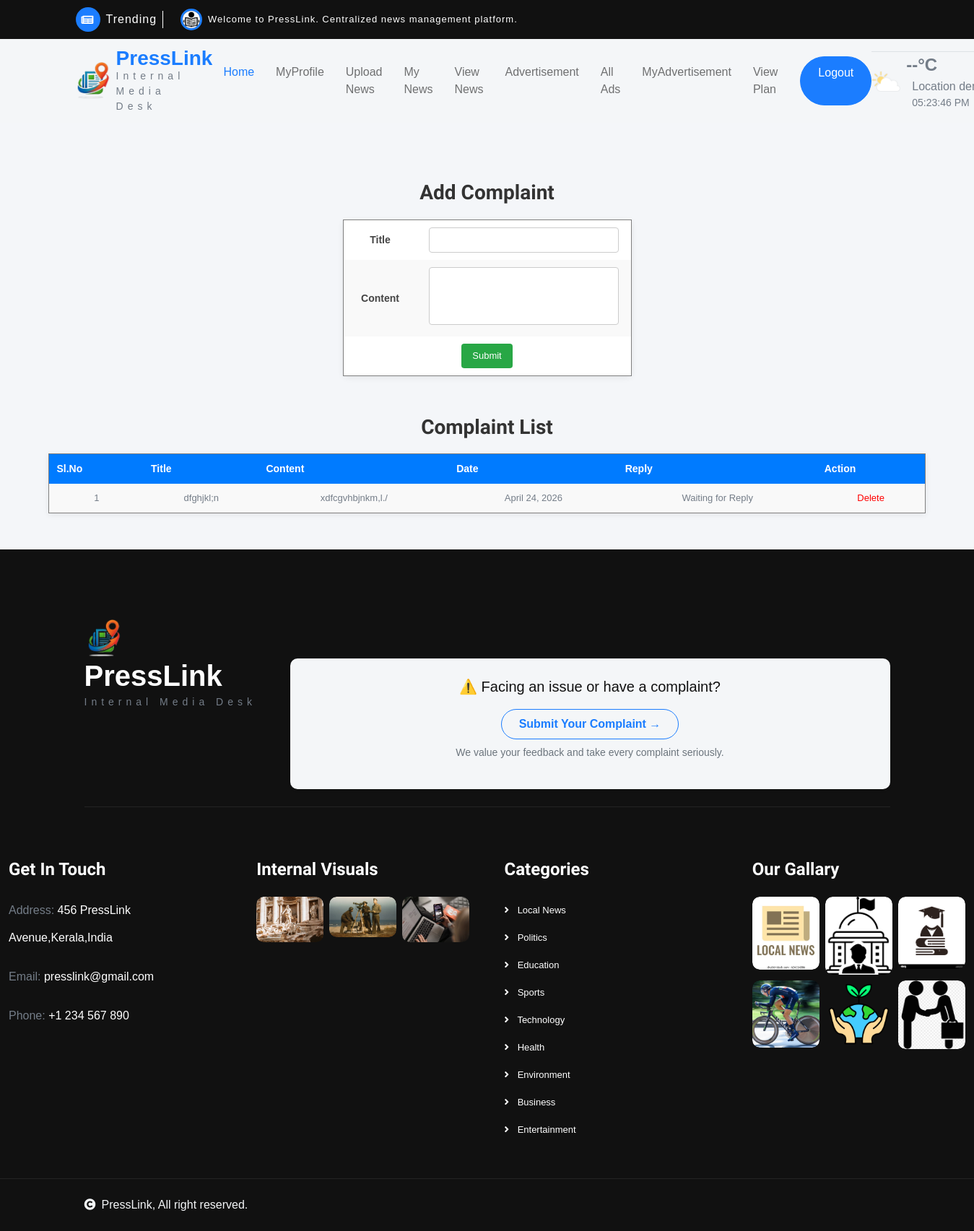
Page /User/Complaint/ (signed in) on the earlier database version.
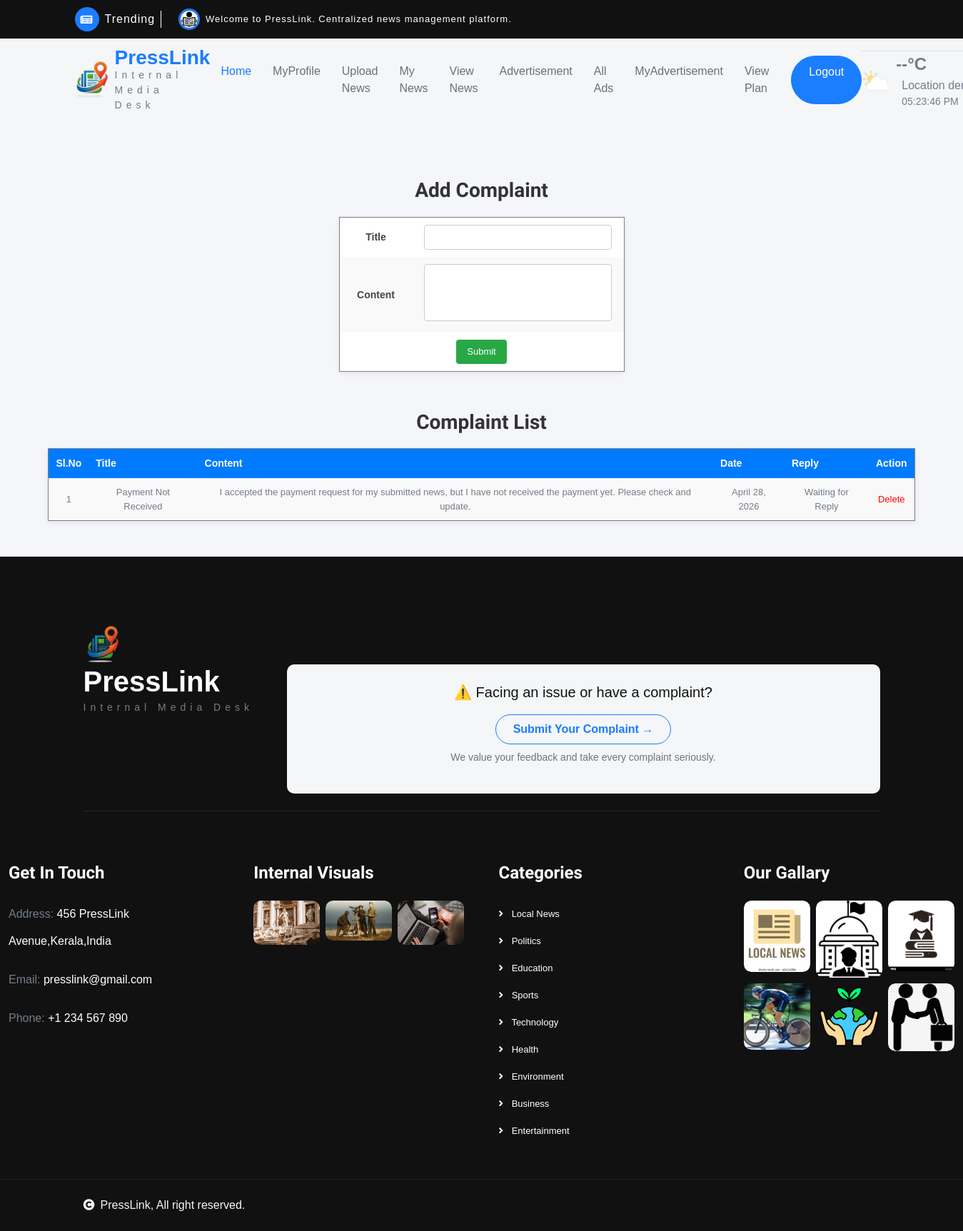
Same page on the later database version.
### User/models.py (models this page shows)
class tbl_complaint(models.Model):
    complaint_title=models.CharField(max_length=50)
    complaint_content=models.CharField(max_length=50)
    complaint_date=models.DateField(auto_now_add=True)
    complaint_reply=models.CharField(max_length=50,null=True)
    complaint_status=models.IntegerField(default=0)
    user_id=models.ForeignKey(tbl_user,on_delete=models.CASCADE,null=True)
    reporter_id=models.ForeignKey(tbl_reporter,on_delete=models.CASCADE,null=True)
    verifier_id=models.ForeignKey(tbl_verifier,on_delete=models.CASCADE,null=True)
    editor_id=models.ForeignKey(tbl_editor,on_delete=models.CASCADE,null=True)

### User/views.py (the view, shortened to what this page needs)
# urls.py: path('Complaint/',views.Complaint,name="Complaint"),
def Complaint(request):
    if "uid" in request.session:
        userdata = tbl_user.objects.get(id=request.session["uid"])
        complaintdata = tbl_complaint.objects.filter(user_id=userdata)
        return render(request, 'User/Complaint.html', {'userdata': userdata, 'complaintdata': complaintdata})
    else:
        return redirect("Guest:Login")

### User/Templates/User/Complaint.html (shortened to what this page needs)
{% extends 'User/Header.html' %}
{% block content %}
<h3 align="center">Add Complaint</h3>
<form method="post">
    <table border="1" align="center">
        <tr>
            <td>Title</td>
            <td>
                <input type="text" name="txt_title" id="txt_title" required>
            </td>
        </tr>
        <tr>
            <td>Content</td>
            <td>
                <textarea name="txt_content" id="txt_content" required></textarea>
            </td>
        </tr>
        <tr>
            <td colspan="2" align="center">
                <input type="submit" value="Submit">
            </td>
        </tr>
    </table>
</form>
<br>
<h3 align="center">Complaint List</h3>
<table border="1" align="center">
    <tr>
        <th>Sl.No</th>
        <th>Title</th>
        <th>Content</th>
        <th>Date</th>
        <th>Reply</th>
        <th>Action</th>
    </tr>
    {% for i in complaintdata %}
    <tr>
        <td>{{ forloop.counter }}</td>
        <td>{{ i.complaint_title }}</td>
        <td>{{ i.complaint_content }}</td>
        <td>{{ i.complaint_date }}</td>
        <td>
            {% if i.complaint_reply %}
            {{ i.complaint_reply }}
            {% else %}
            Waiting for Reply
            {% endif %}
        </td>
        <td>
            <a href="{% url 'User:delcomplaint' i.id %}">Delete</a>
        </td>
    </tr>
    {% endfor %}
</table>
{% endblock %}

### User/Templates/User/Header.html (shortened to what this page needs)
{% load static %}
<!DOCTYPE html>
<html lang="en">
<head>
    <link rel="stylesheet" href="https://use.fontawesome.com/releases/v5.15.4/css/all.css" />
    <link href="https://cdn.jsdelivr.net/npm/bootstrap-icons@1.4.1/font/bootstrap-icons.css" rel="stylesheet">
    <link href="{% static 'Main/lib/animate/animate.min.css' %}" rel="stylesheet">
    <link href="{% static 'Main/lib/owlcarousel/assets/owl.carousel.min.css' %}" rel="stylesheet">
    <link href="{% static 'Main/css/bootstrap.min.css' %}" rel="stylesheet">
    <link href="{% static 'Main/css/style.css' %}" rel="stylesheet">
</head>
<body>
    <div class="container-fluid sticky-top px-0">
        <div class="container-fluid topbar bg-dark d-none d-lg-block">
            <div class="container px-0">
                <div class="topbar-top d-flex justify-content-between flex-lg-wrap">
                    <div class="top-info flex-grow-0">
                        <span
                            class="rounded-circle btn-sm-square bg-primary me-2 d-flex align-items-center justify-content-center">
                            <i class="fas fa-newspaper text-white"></i>
                        </span>
                        <div class="pe-2 me-3 border-end border-white d-flex align-items-center">
                            <p class="mb-0 text-white fs-6 fw-normal">Trending</p>
                        </div>
                        <div class="overflow-hidden" style="width: 735px;">
                            <div id="note" class="ps-2">
                                <img src="{% static 'Main/img/press.png' %}"
                                    class="img-fluid rounded-circle border border-3 border-primary me-2"
                                    style="width: 30px; height: 30px;" alt="">
                                <a href="#">
                                    <p class="text-white mb-0 link-hover">Welcome to PressLink. Centralized news
                                        management platform.</p>
                                </a>
                            </div>
                        </div>
                    </div>
                </div>
            </div>
        </div>
    </div>
    <div class="container-fluid bg-light">
        <div class="container px-0">
            <nav class="navbar navbar-light navbar-expand-xl">
                <img src="{% static 'Main/img/Logo.PNG' %}" class="me-2"
                    style="width: 55px; height: 55px; object-fit: contain; " alt="PressLink Logo">
                <div class="d-flex flex-column">
                    <span class="text-primary fw-bold" style="font-size: 28px; line-height: 1;">
                        PressLink
                    </span>
                    <small class="text-body fw-normal" style="letter-spacing: 6px;">
                        Internal Media Desk
                    </small>
                </div>
                <div class="collapse navbar-collapse bg-light py-3" id="navbarCollapse">
                    <div class="navbar-nav mx-auto border-top">
                        <a href="{% url 'User:Homepage' %}" class="nav-item nav-link active">Home</a>
                        <a href="{%  url 'User:MyProfile' %}" class="nav-item nav-link">MyProfile</a>
                        <a href="{% url 'User:UploadNews' %}" class="nav-item nav-link">Upload News</a>
                        <a href="{% url 'User:MyNews' %}" class="nav-item nav-link">My News</a>
                        <a href="{% url 'User:ViewNews' %}" class="nav-item nav-link">View News</a>
                        <a href="{% url 'User:Advertisement' %}" class="nav-item nav-link">Advertisement</a>
                        <a href="{% url 'User:ViewAdvertisements' %}" class="nav-item nav-link">All Ads</a>
                        <a href="{% url 'User:MyAdvertisement' %}" class="nav-item nav-link">MyAdvertisement</a>
                        <a href="{% url 'User:viewplan' %}" class="nav-item nav-link">View Plan </a>
                        <a href="{% url 'User:Logout' %}"
                            class="nav-item nav-link btn btn-primary text-white ms-3 rounded-pill px-4">Logout</a>
                    </div>
                </div>
                <div class="d-flex flex-nowrap border-top pt-3 pt-xl-0">
                    <div class="d-flex align-items-center">
                        <img src="{% static 'Main/img/weather-icon.png' %}" class="img-fluid me-2" style="width:40px;"
                            alt="">
                        <div>
                            <strong id="temp" class="fs-4 text-secondary">--°C</strong>
                            <div class="d-flex flex-column ms-2" style="width: 150px;">
                                <span id="location" class="text-body">Detecting...</span>
                                <small id="time"></small>
                            </div>
                        </div>
                    </div>
                </div>
        </div>
    </div>
    <div style="padding-top: 50px; padding-bottom: 50px;" align="center">
        {% block content %}
        {% endblock %}
        </div>
    <div class="container-fluid bg-dark footer py-5" style="background:#f9fbfd;" id="section_contact">
        <div class="container py-5">
            <div class="pb-4 mb-4" style="border-bottom: 1px solid rgba(255, 255, 255, 0.08);">
                <img src="{% static 'Main/img/Logo.PNG' %}" class="me-2"
                    style="width: 55px; height: 55px; object-fit: contain; " alt="PressLink Logo">
                <div class="row g-4">
                    <div class="col-lg-3">
                        <p class="text-white mb-0 display-6">PressLink</p>
                        <small class="text-body fw-normal" style="letter-spacing: 6px;">
                            Internal Media Desk
                        </small>
                    </div>
                    <div class="col-lg-9 text-center">
                        <div class="p-4 rounded shadow-sm bg-light">
                            <p class="mb-3 text-dark fw-semibold fs-5">
                                ⚠️ Facing an issue or have a complaint?
                            </p>
                            <a href="{%  url 'User:Complaint' %}"
                                class="btn btn-outline-primary rounded-pill px-4 py-2 fw-bold">
                                Submit Your Complaint →
                            </a>
                            <p class="mt-2 text-muted small">
                                We value your feedback and take every complaint seriously.
                            </p>
                        </div>
                    </div>
                </div>
            </div>
        </div>
        <div class="row g-5">
            <div class="col-lg-6 col-xl-3">
                <div class="footer-item-1">
                    <h4 class="mb-4 text-white">Get In Touch</h4>
                    <p class="text-secondary line-h">Address: <span class="text-white">456 PressLink
                            Avenue,Kerala,India</span></p>
                    <p class="text-secondary line-h">Email: <span class="text-white">presslink@gmail.com</span></p>
                    <p class="text-secondary line-h">Phone: <span class="text-white">+1 234 567 890</span></p>
                </div>
            </div>
            <div class="col-lg-6 col-xl-3">
                <div class="footer-item-2">
                    <h4 class="mb-4 text-white">Internal Visuals</h4>
                    <div class="row g-2">
                        <div class="col-4">
                            <div class="rounded overflow-hidden">
                                <img src="{% static 'Main/img/news-5.jpg' %}" class="img-zoomin img-fluid rounded w-100"
                                    alt="Internal Visual 1">
                            </div>
                        </div>
                        <div class="col-4">
                            <div class="rounded overflow-hidden">
                                <img src="{% static 'Main/img/news-2.jpg' %}" class="img-zoomin img-fluid rounded w-100"
                                    alt="Internal Visual 2">
                            </div>
                        </div>
                        <div class="col-4">
                            <div class="rounded overflow-hidden">
                                <img src="{% static 'Main/img/news-3.jpg' %}" class="img-zoomin img-fluid rounded w-100"
                                    alt="Internal Visual 3">
                            </div>
                        </div>
                    </div>
                </div>
            </div>
            <div class="col-lg-6 col-xl-3">
                <div class="d-flex flex-column text-start footer-item-3">
                    <h4 class="mb-4 text-white">Categories</h4>
                    <a class="btn-link text-white"><i class="fas fa-angle-right text-white me-2"></i> Local News</a>
                    <a class="btn-link text-white"><i class="fas fa-angle-right text-white me-2"></i> Politics</a>
                    <a class="btn-link text-white"><i class="fas fa-angle-right text-white me-2"></i> Education</a>
                    <a class="btn-link text-white"><i class="fas fa-angle-right text-white me-2"></i> Sports</a>
                    <a class="btn-link text-white"><i class="fas fa-angle-right text-white me-2"></i> Technology</a>
                    <a class="btn-link text-white"><i class="fas fa-angle-right text-white me-2"></i> Health</a>
                    <a class="btn-link text-white"><i class="fas fa-angle-right text-white me-2"></i> Environment</a>
                    <a class="btn-link text-white"><i class="fas fa-angle-right text-white me-2"></i> Business</a>
                    <a class="btn-link text-white"><i class="fas fa-angle-right text-white me-2"></i> Entertainment</a>
                </div>
            </div>
            <div class="col-lg-6 col-xl-3">
                <div class="footer-item-4">
                    <h4 class="mb-4 text-white">Our Gallary</h4>
                    <div class="row g-2">
                        <div class="col-4">
                            <div class="rounded overflow-hidden">
                                <img src="{% static 'Main/img/local news.webp' %}"
                                    class="img-zoomin img-fluid rounded w-100" alt="">
                            </div>
                        </div>
                        <div class="col-4">
                            <div class="rounded overflow-hidden">
                                <img src="{% static 'Main/img/Politics.png' %}"
                                    class="img-zoomin img-fluid rounded w-100" alt="">
                            </div>
                        </div>
                        <div class="col-4">
                            <div class="rounded overflow-hidden">
                                <img src="{% static 'Main/img/education.png' %}"
                                    class="img-zoomin img-fluid rounded w-100" alt="">
                            </div>
                        </div>
                        <div class="col-4">
                            <div class="rounded overflow-hidden">
                                <img src="{% static 'Main/img/features-sports-1.jpg' %}"
                                    class="img-zoomin img-fluid rounded w-100" alt="">
                            </div>
                        </div>
                        <div class="col-4">
                            <div class="rounded overflow-hidden">
                                <img src="{% static 'Main/img/nature.png' %}" class="img-zoomin img-fluid rounded w-100"
                                    alt="">
                            </div>
                        </div>
                        <div class="col-4">
                            <div class="rounded overflow-hidden">
                                <img src="{% static 'Main/img/Business.png' %}"
                                    class="img-zoomin img-fluid rounded w-100" alt="">
                            </div>
                        </div>
                    </div>
                </div>
            </div>
        </div>
    </div>
    <div class="container-fluid copyright bg-dark py-4">
        <div class="container">
            <div class="row">
                <div class="col-md-6 text-center text-md-start mb-3 mb-md-0">
                    <span class="text-light"><i class="fas fa-copyright text-light me-2"></i>PressLink</a>, All right
                        reserved.</span>
                </div>
            </div>
        </div>
    </div>
</body>
</html>

Differences in the rows shown:
removed tbl_complaint: complaint_title "dfghjkl;n", complaint_content "xdfcgvhbjnkm,l./", complaint_date "April 24, 2026", shows "Waiting for Reply"
added tbl_complaint: complaint_title "Payment Not Received", complaint_content "I accepted the payment request for my submitted news, but I have not received the payment yet. Please check and update.", complaint_date "April 28, 2026", shows "Waiting for Reply"
